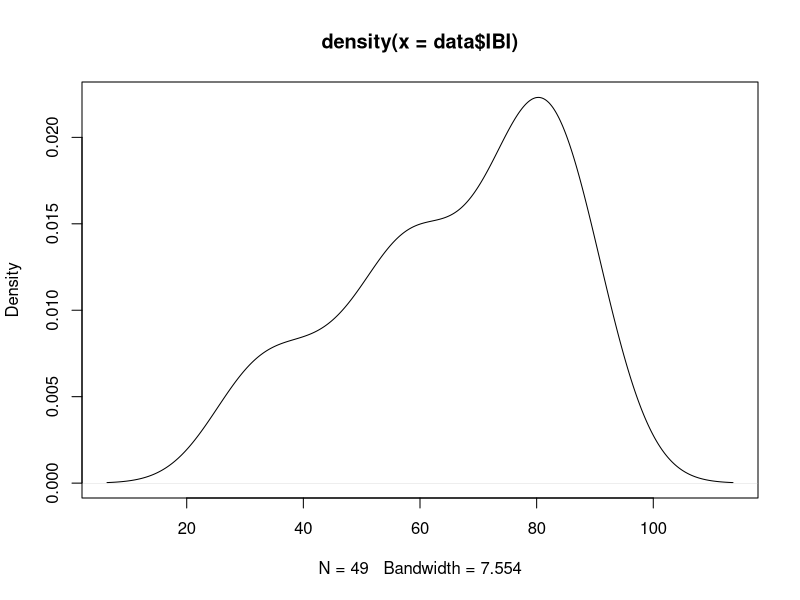
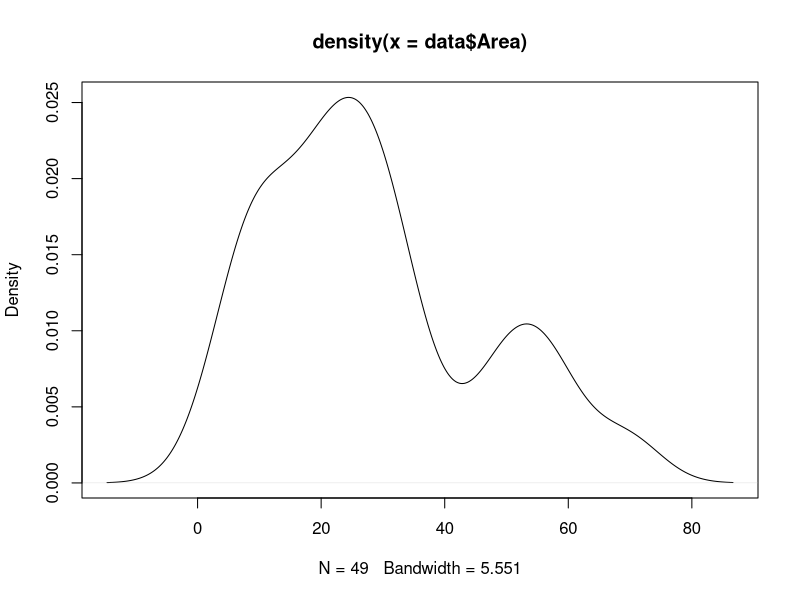
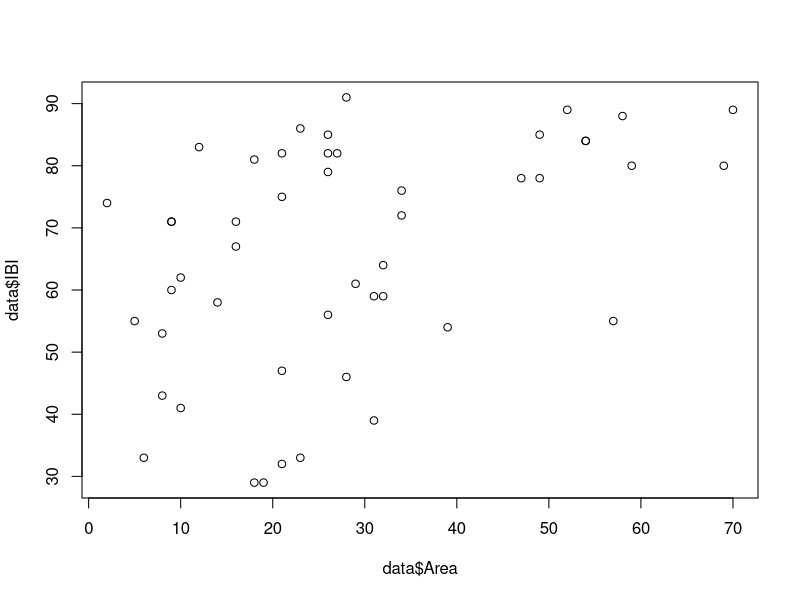
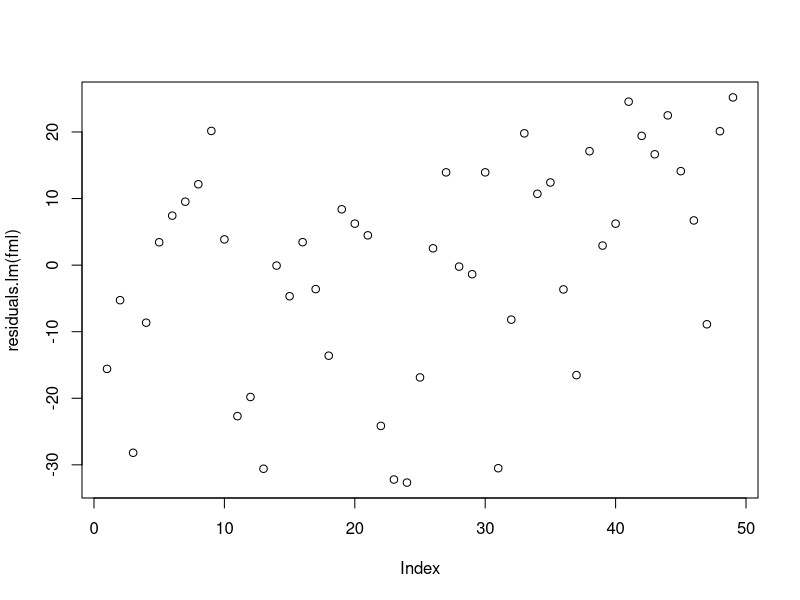
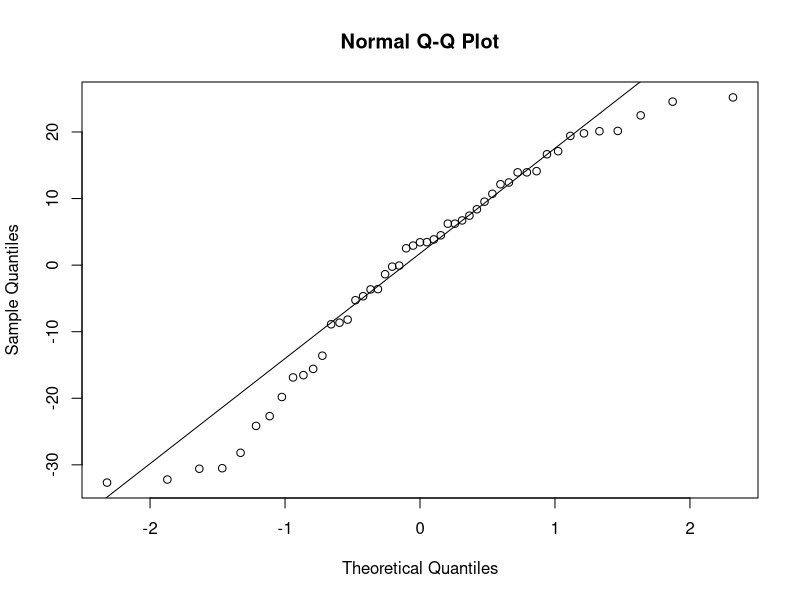
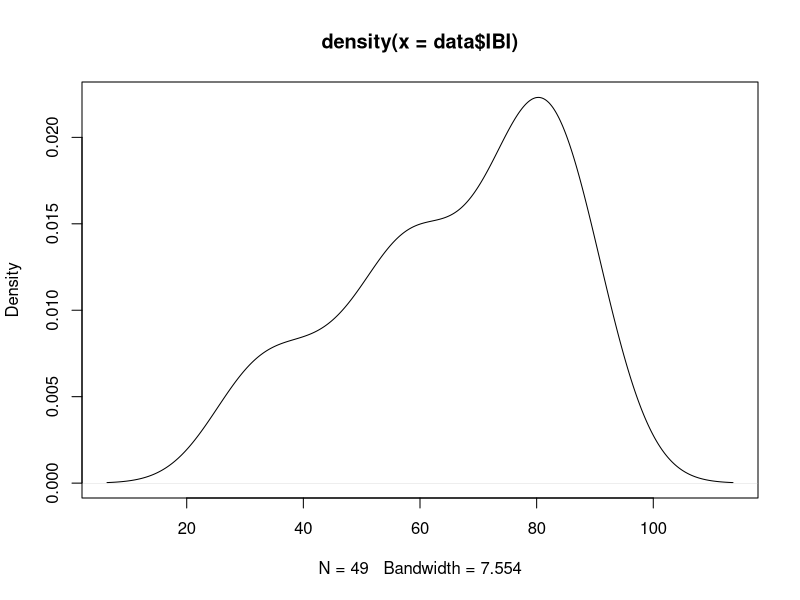
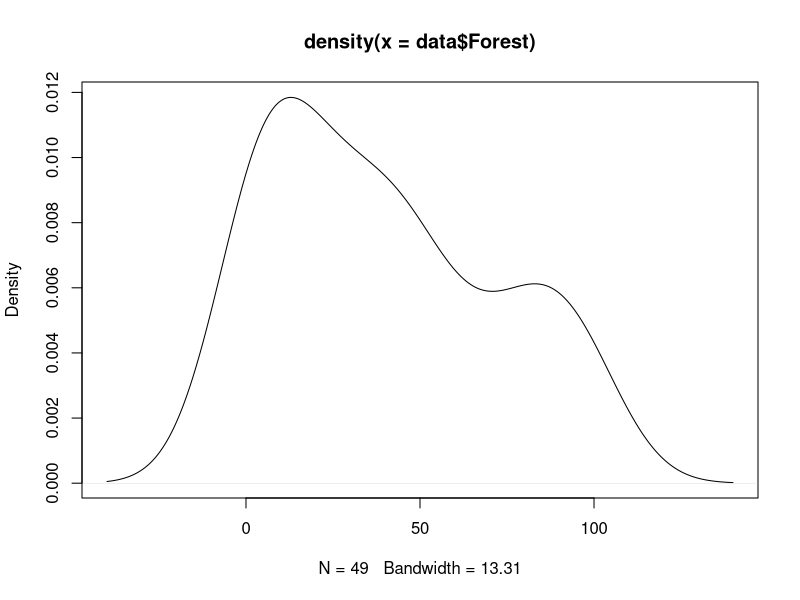
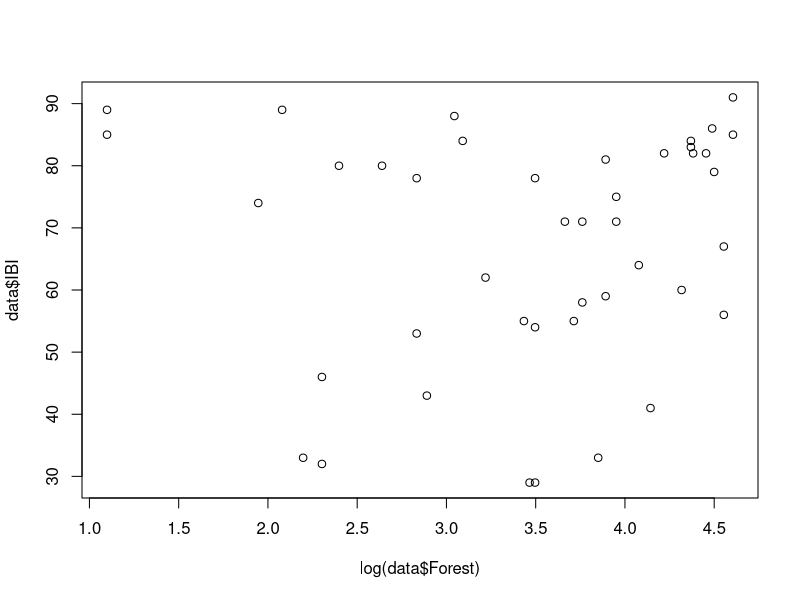

Generate these figures, in order, with R:
## ---- chunk 1
data = read.csv("Water-Quality.csv")
modified0 = read.csv("Water-Quality2.csv")
modified100 = read.csv("Water-Quality3.csv")
## ---- chunk 2
plot(density(data$IBI))
plot(density(data$Area))
## ---- chunk 3
a_mean <- mean(data$Area)
a_sd <- sd(data$Area)
f_mean <- mean(data$Forest)
f_sd <- sd(data$Forest)
ibi_mean <- mean(data$IBI)
ibi_sd <- sd(data$IBI)
## ---- chunk 4
plot(data$IBI ~ data$Area, data = data)
## ---- chunk 5
fml = lm(IBI ~ Area, data = data)
summary(fml)
## ---- chunk 6
plot(residuals.lm(fml))
## ---- chunk 7
qqnorm(residuals(fml))
qqline(residuals(fml))
## ---- chunk 8
plot(density(data$IBI))
plot(density(data$Forest))
## ---- chunk 9
plot(data$IBI ~ log(data$Forest), data = data)
## ---- chunk 10
fml2 = lm(data$IBI ~ data$Forest)
summary(fml2)
## ---- chunk 11
plot(residuals.lm(fml2))
## ---- chunk 12
qqnorm(residuals(fml2))
qqline(residuals(fml2))
## ---- chunk 13
fml3 = lm(modified0$IBI ~ modified0$Forest)
fsum <- summary(fml3)$fstatistic
pf(fsum[1], fsum[2], fsum[3], lower.tail=FALSE)
## ---- chunk 14
fml4 = lm(modified100$IBI ~ modified100$Forest)
fsum2 <- summary(fml4)$fstatistic
pf(fsum2[1], fsum2[2], fsum2[3], lower.tail=FALSE)
## ---- chunk 15
new <- data.frame(Area = 40)
predict(fml, newdata = new, interval = 'confidence', level = 0.95)
## ---- chunk 16
new <- data.frame(Area = 40)
predict(fml, newdata = new, interval = 'prediction', level = 0.95)
